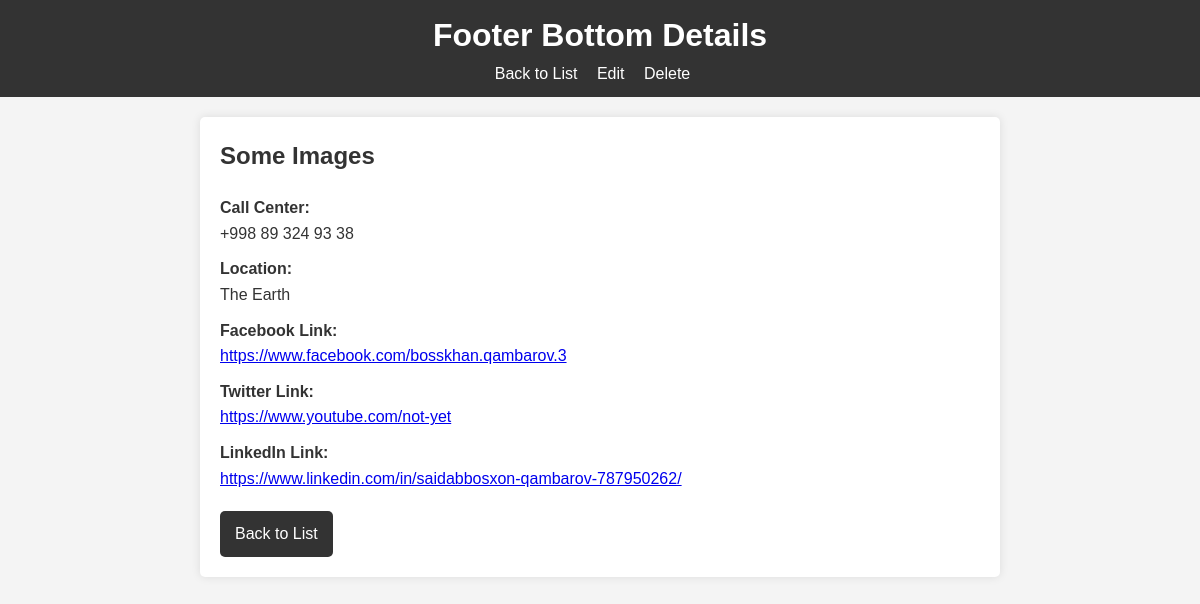
Page /main/detail/2/ on the committed database.
### Goods/models.py (models this page shows)
class FooterBottom(models.Model):
    call_center = models.CharField(max_length=255)
    location = models.CharField(max_length=255)
    title = models.CharField(max_length=255)
    facebook_link = models.URLField(max_length=255)
    twitter_link = models.URLField(max_length=255)
    linkedin_link = models.URLField(max_length=255)

### Goods/views.py (the view)
# urls.py: path('detail/<int:pk>/', views.footer_bottom_detail, name='footer_bottom_detail'),
def footer_bottom_detail(request, pk):
    item = get_object_or_404(models.FooterBottom, pk=pk)
    return render(request, 'footer_bottom/footer_bottom_detail.html', {'item': item})

### templates/footer_bottom/footer_bottom_detail.html (shortened to what this page needs)
<!DOCTYPE html>
<html lang="en">
{% load static %}
<head>
    <link rel="stylesheet" href="{% static 'assets/css/style9.css' %}">
</head>
<body>
    <header>
        <h1>Footer Bottom Details</h1>
        <nav>
            <ul>
                <li><a href="{% url 'footer_bottom_list' %}">Back to List</a></li>
                <li><a href="{% url 'footer_bottom_update' item.pk %}">Edit</a></li>
                <li><a href="{% url 'footer_bottom_delete' item.pk %}">Delete</a></li>
            </ul>
        </nav>
    </header>
    <main>
        <h2>{{ item.title }}</h2>
        <dl>
            <dt>Call Center:</dt>
            <dd>{{ item.call_center }}</dd>
            <dt>Location:</dt>
            <dd>{{ item.location }}</dd>
            <dt>Facebook Link:</dt>
            <dd><a href="{{ item.facebook_link }}" target="_blank">{{ item.facebook_link }}</a></dd>
            <dt>Twitter Link:</dt>
            <dd><a href="{{ item.twitter_link }}" target="_blank">{{ item.twitter_link }}</a></dd>
            <dt>LinkedIn Link:</dt>
            <dd><a href="{{ item.linkedin_link }}" target="_blank">{{ item.linkedin_link }}</a></dd>
        </dl>
        <a href="{% url 'footer_bottom_list' %}" class="button">Back to List</a>
    </main>
</body>
</html>

### static/assets/css/style9.css (style rules this page uses)
* { margin: 0; padding: 0; box-sizing: border-box; }
body { font-family: Arial, sans-serif; line-height: 1.6; color: #333; background-color: #f4f4f4; }
header { background: #333; color: #fff; padding: 10px; text-align: center; }
nav ul { list-style: none; padding: 0; }
nav ul li { display: inline; margin-right: 15px; }
nav ul li a { color: #fff; text-decoration: none; }
main { padding: 20px; background: #fff; margin: 20px auto; max-width: 800px; border-radius: 5px; box-shadow: 0 0 10px rgba(0, 0, 0, 0.1); }
h2 { margin-bottom: 20px; }
dl { margin-bottom: 20px; }
dt { font-weight: bold; }
dd { margin-bottom: 10px; }
a.button { display: inline-block; background: #333; color: #fff; text-decoration: none; padding: 10px 15px; border-radius: 5px; }

### rows in the picture
FooterBottom: title "Some Images", call_center "+998 89 324 93 38", location "The Earth", facebook_link "https://www.facebook.com/bosskhan.qambarov.3", twitter_link "https://www.youtube.com/not-yet", linkedin_link "https://www.linkedin.com/in/saidabbosxon-qambarov-787950262/"
